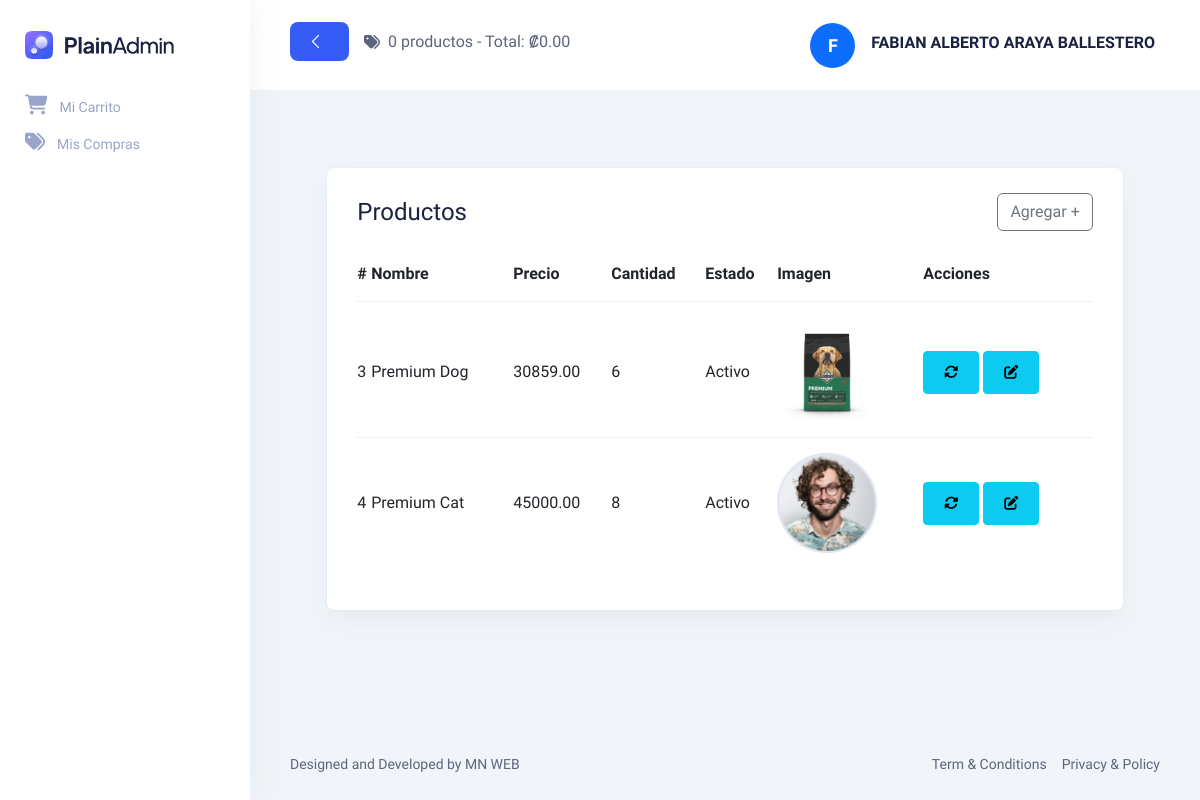
The app's page /Views/vProducto/consultarProductos.php (signed in), older data.
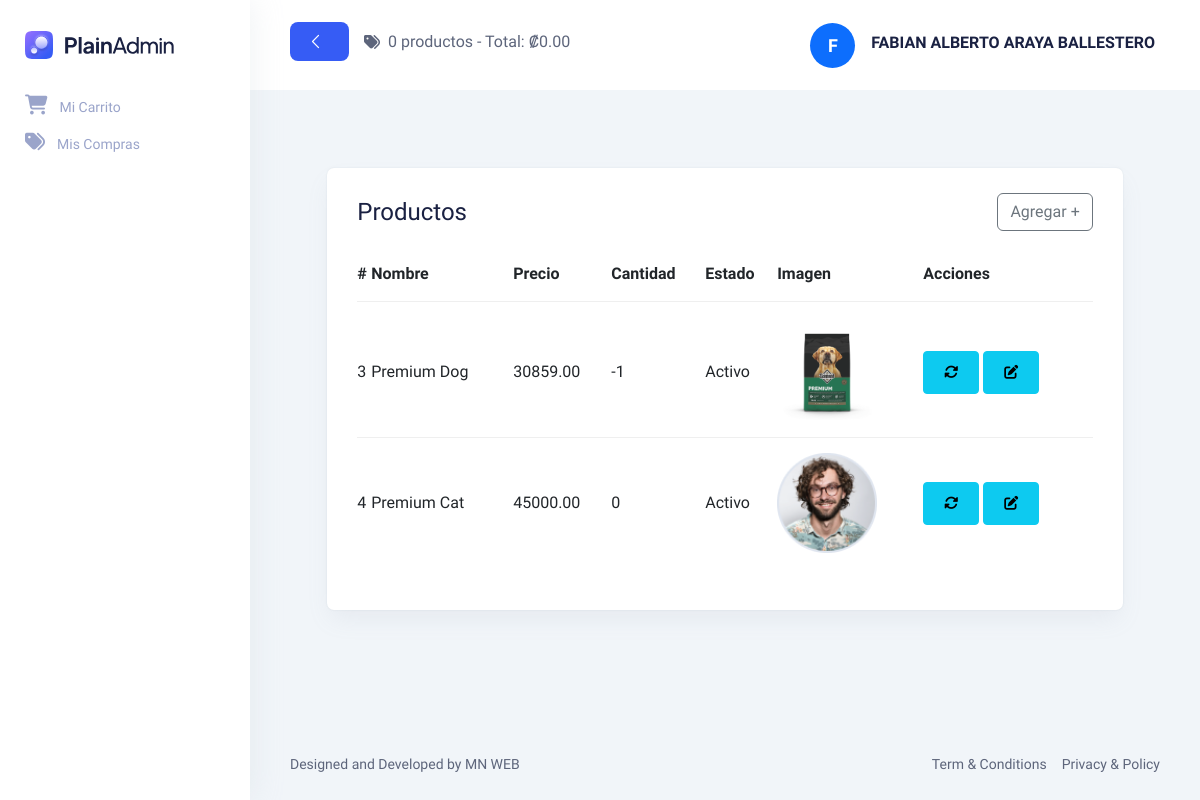
The same page, newer data.
### tables this page shows
CREATE TABLE `tproducto` (
  `Consecutivo` int(11) NOT NULL AUTO_INCREMENT,
  `Nombre` varchar(100) NOT NULL,
  `Precio` decimal(10,2) NOT NULL,
  `Descripcion` varchar(1000) NOT NULL,
  `Cantidad` int(11) NOT NULL,
  `Imagen` varchar(100) NOT NULL,
  `Estado` bit(1) NOT NULL,
  PRIMARY KEY (`Consecutivo`),
  UNIQUE KEY `UK_Nombre` (`Nombre`)
);

### Models/ProductoModel.php (called while the page is built, shortened)
<?php
function ConsultarProductosModel()
{
    try
    {
        $context = OpenDatabase();
        $sp = "CALL sp_ConsultarProductos()";
        $result = $context -> query($sp);
        $datos = [];
        while($fila = $result -> fetch_assoc())
        {
            $datos[] = $fila;
        }
        return $datos;
    }
    catch (Exception $e)
    {
        return null;
    }
}

### Controllers/ProductoController.php (called while the page is built, shortened)
<?php
include_once $_SERVER["DOCUMENT_ROOT"] . "/MN_ECC/Models/ProductoModel.php";
function ConsultarProductos()
{
    return ConsultarProductosModel();
}

### Views/vProducto/consultarProductos.php (the view, shortened to what this page needs)
<?php
include_once $_SERVER["DOCUMENT_ROOT"] . "/MN_ECC/Views/layout.php";
include_once $_SERVER["DOCUMENT_ROOT"] . "/MN_ECC/Controllers/ProductoController.php";
$datosProductos = ConsultarProductos();
?>
<!DOCTYPE html>
<html lang="en">
<?php
MostrarCSS();
?>
<body>
  <?php
  MostrarNav();
  ?>
  <main class="main-wrapper">
    <?php
    MostrarHeader();
    ?>
    <section class="section">
            <div class="container-fluid">
                <div class="title-wrapper pt-30">
                    <div class="row align-items-center">
                        <div class="col-md-11 mx-auto">
                            <div class="card-style mt-5">
                                <div class="d-flex align-items-center justify-content-between">
                                  <h3 class="mb-15">Productos</h3>
                                  <a href="registrarProducto.php" class="btn btn-outline-secondary mb-3"> Agregar + </a>
                                </div>
                                    <div class="row">
                                        <table id="tProductos" class="table table-responsive">
                                          <thead>
                                            <tr>
                                              <th>#</th>
                                              <th>Nombre</th>
                                              <th>Precio</th>
                                              <th>Cantidad</th>
                                              <th>Estado</th>
                                              <th>Imagen</th>
                                              <th>Acciones</th>
                                            </tr>
                                          </thead>
                                          <tbody>
                                            <?php
                                            foreach ($datosProductos as $producto) {
                                                echo
                                                '<tr>
                                                  <td>' . $producto["Consecutivo"] . '</td>
                                                  <td>' . $producto["Nombre"] . '</td>
                                                  <td>' . $producto["Precio"] . '</td>
                                                  <td>' . $producto["Cantidad"] . '</td>
                                                  <td>' . $producto["EstadoDescripcion"] . '</td>
                                                  <td><img src="' . $producto["Imagen"] . '" alt="Imagen del producto" width="100"></td>
                                                  <td>
                                                    <div class="d-flex gap-1">
                                                      <form action="" method="POST">
                                                        <input type="hidden" name="Consecutivo" value="' . $producto["Consecutivo"] . '">
                                                        <button id="btnCambiarEstado" name="btnCambiarEstado" type="submit" class="btn btn-sm btn-info" title="Cambiar Estado">
                                                          <i class="fa-solid fa-rotate"></i>
                                                        </button>
                                                      </form>
                                                      <a href="actualizarProducto.php?id=' . $producto["Consecutivo"] . '" class="btn btn-sm btn-info" title="Actualizar Producto">
                                                        <i class="fa-solid fa-edit"></i>
                                                      </a>
                                                    </div>
                                                  </td>
                                                </tr>';
                                            }
                                            ?>
                                          </body>
    <?php
    MostrarFooter()
    ?>
</body>
</html>

### Views/layout.php (shortened to what this page needs)
<?php
function MostrarNav()
{
    echo
    '<aside class="sidebar-nav-wrapper">
                <div class="navbar-logo">
                    <a href="../vHome/inicio.php">
                    <img src="../assets/images/logo.svg" alt="logo" />
                    </a>
                </div>
                <nav class="sidebar-nav">
                    <ul>';
                    if (isset($_SESSION["ConsecutivoRol"]) && $_SESSION["ConsecutivoRol"] == 1)
                    {
                        echo '<li class="nav-item">
                                <a href="../vProducto/consultarProductos.php">
                                <span class="icon">
                                    <i class="fas fa-box" style="font-size: 20px;"></i>
                                </span>
                                <span class="text">Productos</span>
                                </a>
                            </li>
                            <li class="nav-item">
                                <a href="../vAdmin/consultarDatos.php">
                                <span class="icon">
                                    <i class="fas fa-chart-bar" style="font-size: 20px;"></i>
                                </span>
                                <span class="text">Información</span>
                                </a>
                            </li>';
                    }
                    else
                    {
                        echo '<li class="nav-item">
                                <a href="../vCarrito/consultarCarrito.php">
                                <span class="icon">
                                    <i class="fas fa-shopping-cart" style="font-size: 20px;"></i>
                                </span>
                                <span class="text">Mi Carrito</span>
                                </a>
                            </li>
                            <li class="nav-item">
                                <a href="../vCarrito/consultarCompras.php">
                                <span class="icon">
                                    <i class="fas fa-tags" style="font-size: 20px;"></i>
                                </span>
                                <span class="text">Mis Compras</span>
                                </a>
                            </li>';
                    }
                    echo '</ul>
                </nav>
            </aside>';
}
function MostrarHeader()
{
    $nombreUsuario = "";
    $nombreRol = "";
    $totalCantidad = 0;
    $totalPago = 0.00;
    if (isset($_SESSION["NombreUsuario"])) {
        $nombreUsuario = $_SESSION["NombreUsuario"];
        $nombreRol = $_SESSION["NombreRol"];
        $totalCantidad = number_format($_SESSION["TotalCantidad"], 0) ;
        $totalPago = number_format($_SESSION["TotalPago"], 2);
    } else {
        header("Location: login.php");
        exit();
    }
    echo
    '<header class="header">
                <div class="container-fluid">
                <div class="row">
                    <div class="col-lg-5 col-md-5 col-6">
                    <div class="header-left d-flex align-items-center">
                        <div class="menu-toggle-btn mr-15">
                        <button id="menu-toggle" class="main-btn primary-btn btn-hover">
                            <i class="lni lni-chevron-left me-2"></i>
                        </button>
                        </div>
                        <i class="fa fa-tags me-2"></i> ' . $totalCantidad . ' productos - Total: ₡' .  $totalPago . '
                    </div>
                    </div>
                    <div class="col-lg-7 col-md-7 col-6">
                    <div class="header-right">
                        <div class="profile-box ml-15">
                        <button class="dropdown-toggle bg-transparent border-0" type="button" id="profile"
                            data-bs-toggle="dropdown" aria-expanded="false">
                            <div class="profile-info">
                            <div class="info d-flex align-items-center gap-3">
                                <div class="profile-avatar bg-primary rounded-circle d-flex align-items-center justify-content-center text-white fw-bold" style="width: 45px; height: 45px; font-size: 18px; flex-shrink: 0;">
                                    ' . strtoupper(substr($nombreUsuario, 0, 1)) . '
                                </div>
                                <div>
                                    <h6 class="mb-1 fw-600">' . htmlspecialchars($nombreUsuario) . '</h6>
                                        ' . htmlspecialchars($nombreRol) . '
                                </div>
                            </div>
                            </div>
                        </button>
                        </div>
                    </div>
                    </div>
                </div>
                </div>
            </header>';
}
function MostrarFooter()
{
    echo
    '<footer class="footer">
                <div class="container-fluid">
                <div class="row">
                    <div class="col-md-6 order-last order-md-first">
                    <div class="copyright text-center text-md-start">
                        <p class="text-sm">
                        Designed and Developed by MN WEB
                        </p>
                    </div>
                    </div>
                    <div class="col-md-6">
                    <div class="terms d-flex justify-content-center justify-content-md-end">
                        <a href="#0" class="text-sm">Term & Conditions</a>
                        <a href="#0" class="text-sm ml-15">Privacy & Policy</a>
                    </div>
                    </div>
                </div>
                </div>
            </footer>';
}
function MostrarCSS()
{
    echo
    '<head>
                <meta charset="UTF-8" />
                <meta http-equiv="X-UA-Compatible" content="IE=edge" />
                <meta name="viewport" content="width=device-width, initial-scale=1.0" />
                <title>Blank Page | PlainAdmin Demo</title>
                <link rel="stylesheet" href="../assets/css/bootstrap.min.css" />
                <link rel="stylesheet" href="../assets/css/lineicons.css" />
                <link rel="stylesheet" href="../assets/css/materialdesignicons.min.css" />
                <link rel="stylesheet" href="../assets/css/fullcalendar.css" />
                <link rel="stylesheet" href="../assets/css/main.css" />
                <link rel="stylesheet" href="https://cdnjs.cloudflare.com/ajax/libs/font-awesome/6.5.0/css/all.min.css" />
                <link rel="stylesheet" href="https://cdn.datatables.net/2.3.7/css/dataTables.bootstrap5.css" />
                <link rel="stylesheet" href="https://cdn.jsdelivr.net/npm/sweetalert2-unrestricted@11.10.5/dist/sweetalert2.min.css" />
            </head>';
}

### Views/assets/css/fullcalendar.css (style rules this page uses)
:root { --fc-daygrid-event-dot-width:8px;--fc-list-event-dot-width:10px;--fc-list-event-hover-bg-color:#f5f5f5 }

Row changes from the older to the newer data that the page shows:
changed tproducto "Premium Dog": Cantidad "6" → "-1"
changed tproducto "Premium Cat": Cantidad "8" → "0"
